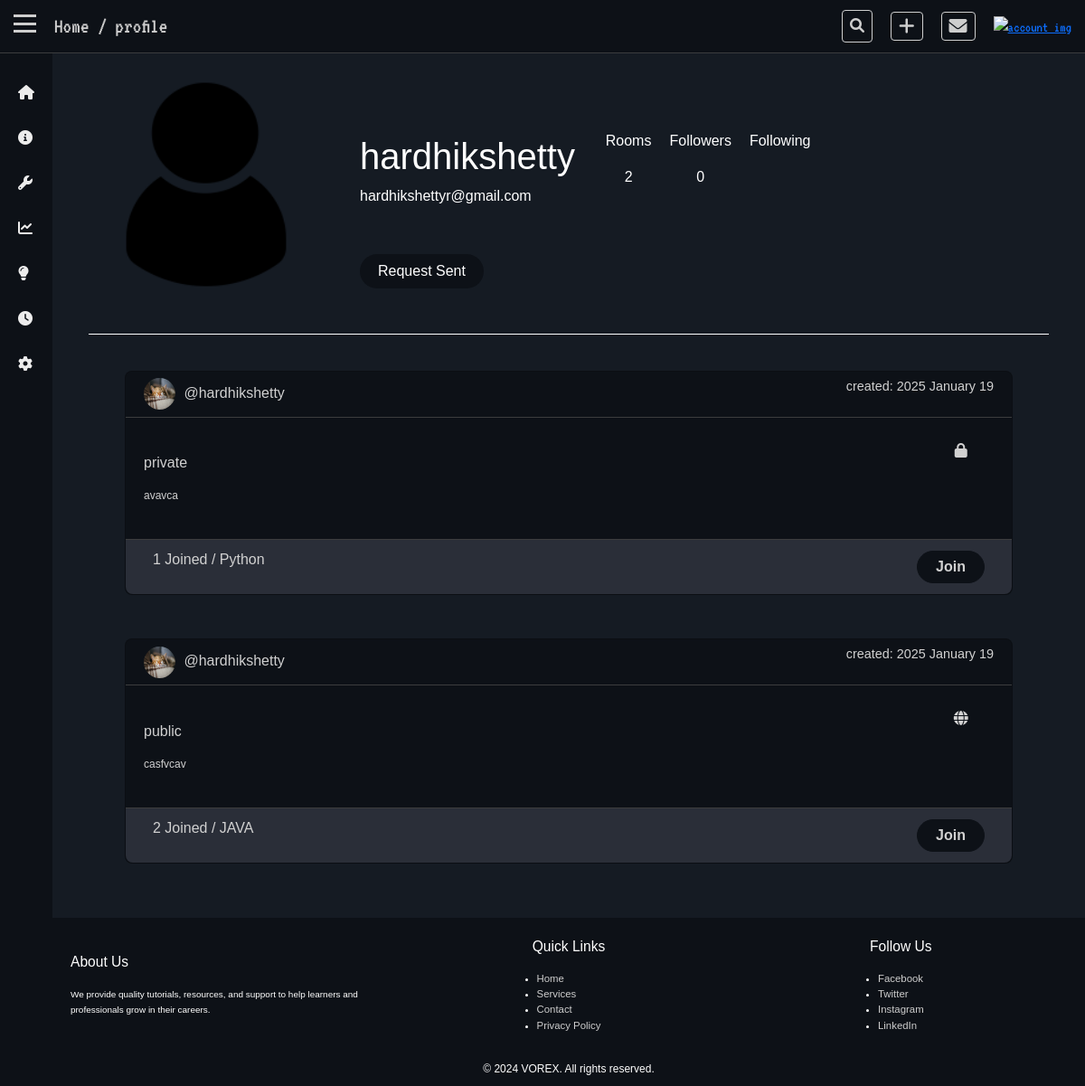
The page /profile/hardhikshetty/ (signed in) on the database as committed earlier.
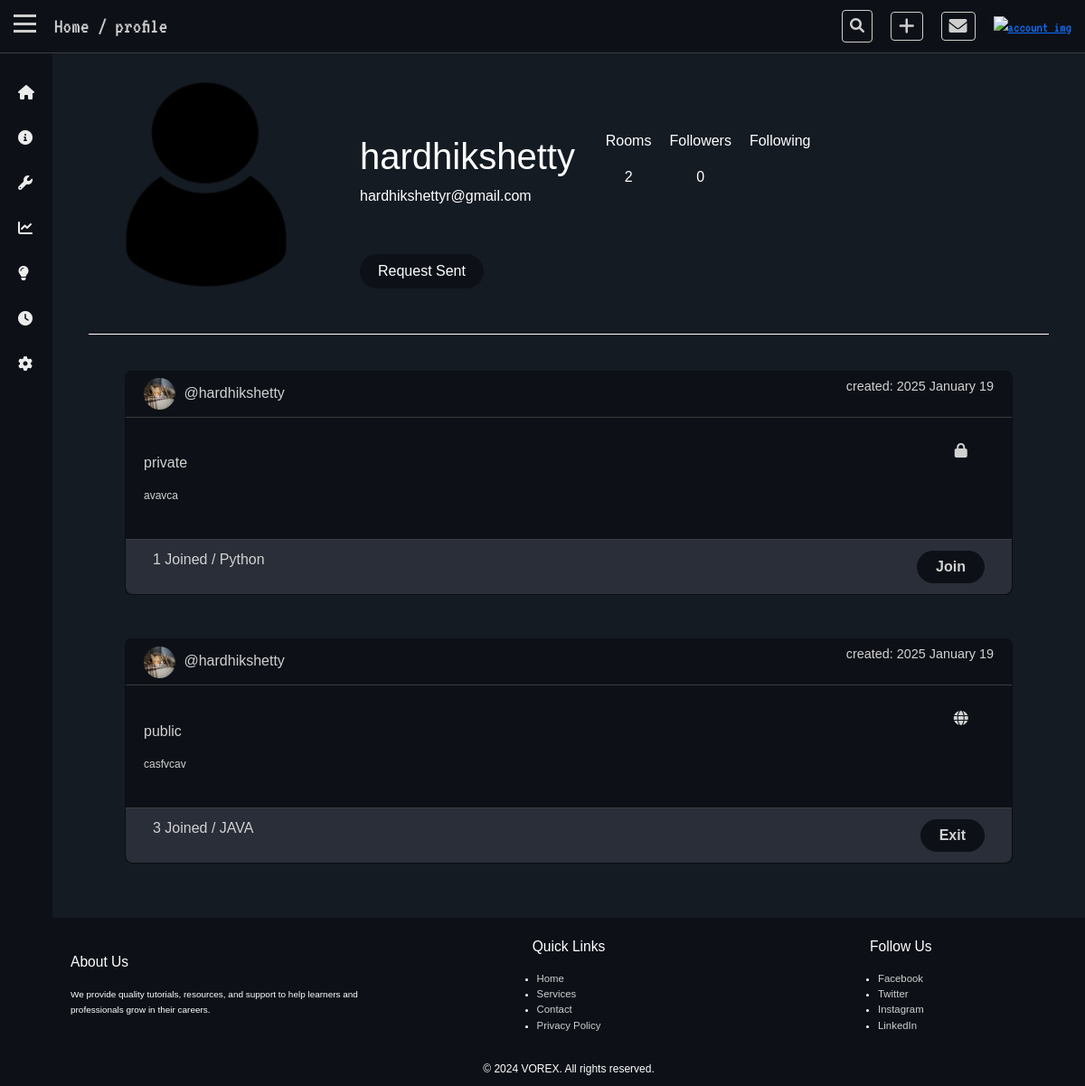
The same page on the database as committed later.
### base/models.py (models this page shows, shortened)
class Room(models.Model):
    created_by = models.ForeignKey(User, on_delete=models.CASCADE,related_name="rooms",null=True)
    name = models.CharField(max_length=50)
    tags = models.ManyToManyField(Tag, related_name="rooms")
    description = models.TextField(blank=True, null=True)
    created_at = models.DateTimeField(auto_now_add=True)
    updated_at = models.DateTimeField(auto_now=True)
    is_private = models.BooleanField(default=False)
    members_count = models.ManyToManyField(User, related_name="member_count")
    def member_count(self):
        return self.members_count.count()

### base/views.py (the view)
# urls.py: path('profile/<str:user_tag>/',views.profile, name='Profile'),
@login_required(login_url='User_login')
def profile(request, user_tag):
    user = User.objects.get(username=user_tag)
    if request.user.is_authenticated:
        if request.user.is_superuser:
            room = Room.objects.filter(created_by=user)
        elif request.user == user:
            room = Room.objects.filter(created_by=user)
        else:
            room = Room.objects.filter(is_private=False,created_by=user)
    if not UserProfile.objects.filter(user=user).exists():
        UserProfile.objects.create(user=user)
        profile = UserProfile.objects.get(user=user)
    else:
        profile = UserProfile.objects.get(user=user)
    if request.user.is_authenticated:
        is_follower = user.profile in request.user.profile.followers.all()
    send_follow_request = Followrequest.objects.filter(from_user=request.user).values_list('to_user__id', flat=True)
    context = {'user': user, 'room': room, 'profile': profile,'is_follower':is_follower,'send_follow_request':send_follow_request}
    return render(request, 'base/profile.html', context)

### base/templates/base/profile.html (shortened to what the changed rows need)
{% extends 'base.html' %} {% load static %}  {% block link %}
<link rel="stylesheet" href="{% static 'css/profile.css' %}" />
{% endblock %} {% block content %}
<div class="profile-container">
  <div class="profile-container-top">
    <div class="profile-container-top-mid">
      <div class="username">
        <h1>{{ profile.user.username }}</h1>
      </div>
    </div>
  </div>
  <div class="profile-container-mid">
    <div class="row g-5">
      {% for room in room %}
      <div class="col-md-6 col-lg-12 col-md-12">
        <div class="card">
          <div class="card-top">
            <div class="card-top-left">
              <img src="{% static 'assets/2019_07_29_77135_1564383613._large.jpg' %}" alt="" />
              <a href="{% url 'Profile' room.created_by.username %}">@{{room.created_by.username}}</a>
            </div>
            <p>created: {{room.created_at|date:"Y F j"}}</p>
          </div>
          <div class="card-mid">
            <div class="card-mid-left">
              <a href="{% url 'Rooms' room.name %}">{{room.name}}</a>
              <small>{{room.description}}</small>
            </div>
            <div class="card-mid-right">
               {% if room.is_private %}
              <div class="card-mid-right-gobal">
                <i class="fa-solid fa-lock"></i>
              </div>
              {% else %}
              <div class="card-mid-right-gobal">
                <i class="fa-solid fa-globe"></i>
              </div>
              {% endif %}
            </div>
          </div>
          <div class="card-bottom">
            <p>
              {% if room.created_by == request.user %}
              <a href="{% url 'Room-members' room.name %}">{{room.member_count}} Joined</a>
              {% else %} {{room.member_count}} Joined{% endif %} / {% for tag in room.tags.all %}
              <a href="{% url 'Tag' tag.name %}">{{ tag.name }}</a>
              {% endfor %}
            </p>
            <div class="card-bottom-right">
              {% if request.user.is_authenticated and not room.created_by == request.user %}
              <div>
                {% if request.user not in room.members_count.all %}
                <button>
                  <b><a href="{% url 'Join-room' room.name %}">Join</a></b>
                </button>
                {% else %}
                <button>
                  <b><a href="{% url 'Exit-room' room.name %}">Exit</a></b>
                </button>
                {% endif %}
              </div>
              {% endif %}
            </div>
          </div>
        </div>
      </div>
      {% endfor %}
    </div>
  </div>
</div>
{% endblock %}

Rows that differ between the two databases and show on the page:
changed Room "public": member_count "2" → "3"; text "Join" → "Exit"
